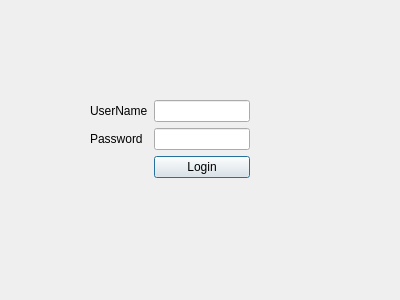
<?xml version="1.0" encoding="UTF-8"?>
<ui version="4.0">
 <class>LoginWindow</class>
 <widget class="QDialog" name="LoginWindow">
  <property name="geometry">
   <rect>
    <x>0</x>
    <y>0</y>
    <width>400</width>
    <height>300</height>
   </rect>
  </property>
  <property name="windowTitle">
   <string>Dialog</string>
  </property>
  <widget class="QWidget" name="formLayoutWidget">
   <property name="geometry">
    <rect>
     <x>90</x>
     <y>100</y>
     <width>160</width>
     <height>80</height>
    </rect>
   </property>
   <layout class="QFormLayout" name="formLayout">
    <item row="0" column="0">
     <widget class="QLabel" name="userNameLabel">
      <property name="text">
       <string>UserName</string>
      </property>
     </widget>
    </item>
    <item row="0" column="1">
     <widget class="QLineEdit" name="userNameLineEdit"/>
    </item>
    <item row="1" column="0">
     <widget class="QLabel" name="passwordLabel">
      <property name="text">
       <string>Password</string>
      </property>
     </widget>
    </item>
    <item row="1" column="1">
     <widget class="QLineEdit" name="passwordLineEdit"/>
    </item>
    <item row="2" column="1">
     <widget class="QPushButton" name="bLogin">
      <property name="text">
       <string>Login</string>
      </property>
     </widget>
    </item>
   </layout>
  </widget>
 </widget>
 <resources/>
 <connections/>
</ui>
